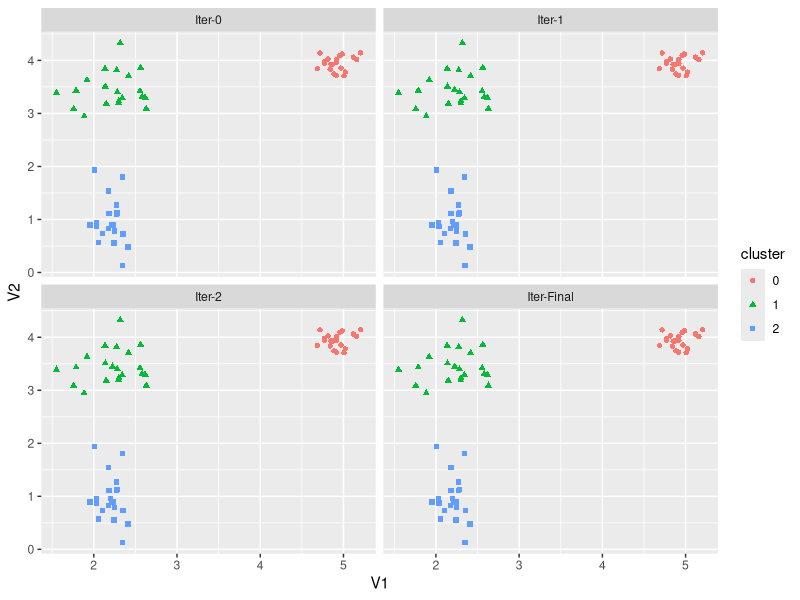

R code for this plot: (Note: this script raises an error after producing the figure.)
#!/usr/bin/env Rscript

library(ggplot2)
library(gridExtra)


X <- read.delim("./result.csv", sep=",", header=FALSE)
X$cluster <- as.factor(X$V3)
summary(X)

p <-ggplot(aes(V1,V2), data=X) + 
	geom_point(aes(shape = cluster, color = cluster)) + 
	facet_wrap( ~ V4) +
ggsave(file="./img/iters.png", width=6, height=8, dpi=100)


Y <- read.delim("./error.csv", sep=",", header=FALSE)
summary(Y)
p1 <-ggplot(aes(V1, V2), data=Y) +
	geom_point(color = "blue") +
	geom_line(color = "blue") +
	xlab("Iteration") +
	ylab("Norm Error")
ggsave(file="./img/error.png", width=4, height=4, dpi=100)
